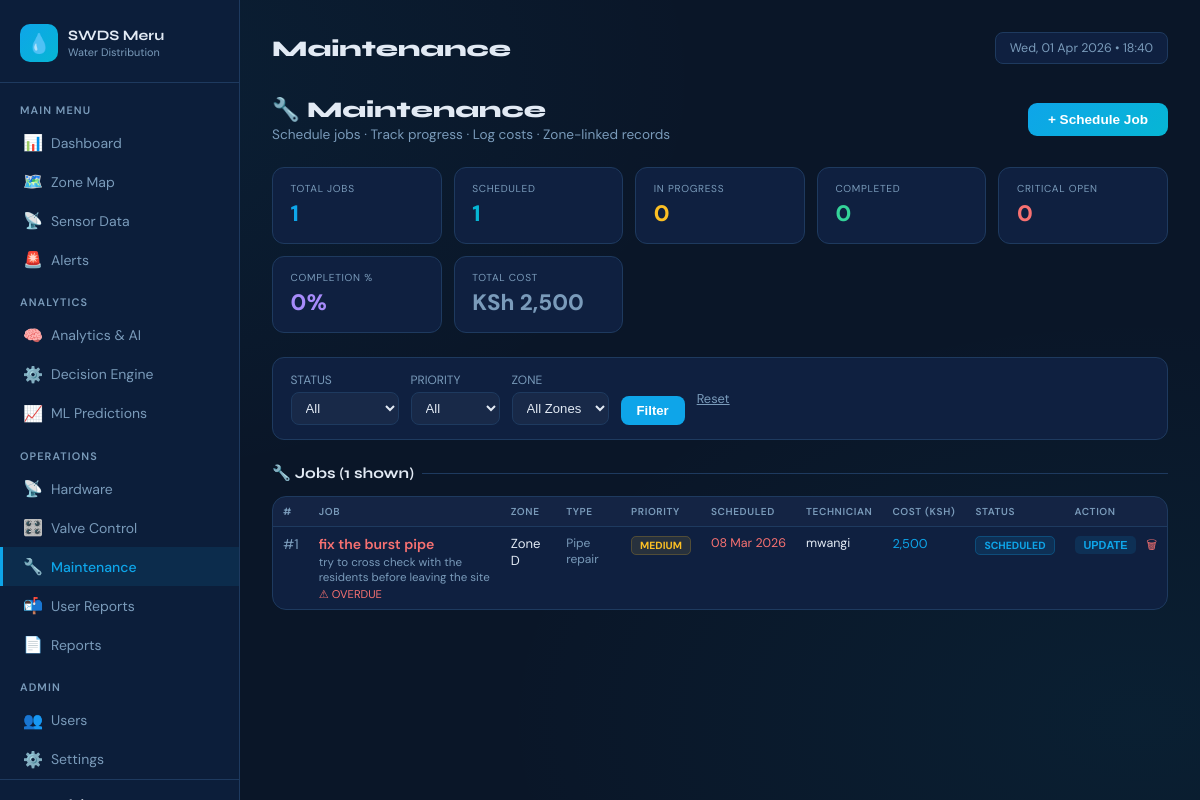
The page /maintenance.php (signed in) on the database its author committed.
### tables this page shows
CREATE TABLE `maintenance_logs` (
  `id` int(11) NOT NULL AUTO_INCREMENT,
  `zone_id` int(11) DEFAULT NULL,
  `device_id` int(11) DEFAULT NULL,
  `title` varchar(150) NOT NULL,
  `description` text DEFAULT NULL,
  `status` enum('scheduled','in_progress','completed') DEFAULT 'scheduled',
  `priority` enum('low','medium','high','critical') DEFAULT 'medium',
  `scheduled_date` date DEFAULT NULL,
  `completed_date` date DEFAULT NULL,
  `technician` varchar(100) DEFAULT NULL,
  `cost_kes` decimal(10,2) DEFAULT 0.00,
  `created_at` timestamp NOT NULL DEFAULT current_timestamp(),
  `job_type` enum('pipe_repair','valve_replacement','sensor_calibration','filter_change','pump_service','tank_cleaning','meter_replacement','leak_repair','routine_check','other') DEFAULT 'routine_check',
  `technician_name` varchar(100) DEFAULT NULL,
  `cost_ksh` decimal(10,2) DEFAULT 0.00,
  `notes` text DEFAULT NULL,
  `created_by` int(11) DEFAULT NULL,
  PRIMARY KEY (`id`),
  KEY `zone_id` (`zone_id`),
  KEY `device_id` (`device_id`),
  CONSTRAINT `maintenance_logs_ibfk_1` FOREIGN KEY (`zone_id`) REFERENCES `water_zones` (`id`) ON DELETE SET NULL,
  CONSTRAINT `maintenance_logs_ibfk_2` FOREIGN KEY (`device_id`) REFERENCES `hardware_devices` (`id`) ON DELETE SET NULL
);

CREATE TABLE `water_zones` (
  `id` int(11) NOT NULL AUTO_INCREMENT,
  `zone_name` varchar(100) NOT NULL,
  `location` varchar(150) DEFAULT NULL,
  `latitude` decimal(10,7) DEFAULT NULL,
  `longitude` decimal(10,7) DEFAULT NULL,
  `pipe_length_m` float DEFAULT NULL,
  `population` int(11) DEFAULT 0,
  `status` enum('active','inactive','maintenance') DEFAULT 'active',
  `valve_status` enum('OPEN','CLOSED') DEFAULT 'OPEN',
  `created_at` timestamp NOT NULL DEFAULT current_timestamp(),
  PRIMARY KEY (`id`)
);

### maintenance.php (the view, shortened to what this page needs)
<?php
require_once __DIR__ . '/db.php';
$user_role  = $_SESSION['user_role'];
$pdo->exec("CREATE TABLE IF NOT EXISTS maintenance_logs (
    id              INT AUTO_INCREMENT PRIMARY KEY,
    zone_id         INT DEFAULT NULL,
    device_id       INT DEFAULT NULL,
    job_type        ENUM('pipe_repair','valve_replacement','sensor_calibration',
                         'filter_change','pump_service','tank_cleaning',
                         'meter_replacement','leak_repair','routine_check','other') DEFAULT 'routine_check',
    title           VARCHAR(200) NOT NULL,
    description     TEXT,
    status          ENUM('scheduled','in_progress','completed','cancelled') DEFAULT 'scheduled',
    priority        ENUM('low','medium','high','critical') DEFAULT 'medium',
    scheduled_date  DATE,
    completed_date  DATE,
    technician_name VARCHAR(100),
    cost_ksh        DECIMAL(10,2) DEFAULT 0,
    notes           TEXT,
    created_by      INT,
    created_at      TIMESTAMP DEFAULT CURRENT_TIMESTAMP,
    INDEX idx_status (status),
    INDEX idx_zone   (zone_id),
    INDEX idx_date   (scheduled_date),
    FOREIGN KEY (zone_id) REFERENCES water_zones(id) ON DELETE SET NULL
)");
try { $pdo->exec("ALTER TABLE maintenance_logs ADD COLUMN priority ENUM('low','medium','high','critical') DEFAULT 'medium'"); } catch(\PDOException $e) {}
try { $pdo->exec("ALTER TABLE maintenance_logs ADD COLUMN job_type ENUM('pipe_repair','valve_replacement','sensor_calibration','filter_change','pump_service','tank_cleaning','meter_replacement','leak_repair','routine_check','other') DEFAULT 'routine_check'"); } catch(\PDOException $e) {}
try { $pdo->exec("ALTER TABLE maintenance_logs ADD COLUMN technician_name VARCHAR(100)"); } catch(\PDOException $e) {}
try { $pdo->exec("ALTER TABLE maintenance_logs ADD COLUMN cost_ksh DECIMAL(10,2) DEFAULT 0"); } catch(\PDOException $e) {}
try { $pdo->exec("ALTER TABLE maintenance_logs ADD COLUMN completed_date DATE"); } catch(\PDOException $e) {}
try { $pdo->exec("ALTER TABLE maintenance_logs ADD COLUMN notes TEXT"); } catch(\PDOException $e) {}
try { $pdo->exec("ALTER TABLE maintenance_logs ADD COLUMN created_by INT"); } catch(\PDOException $e) {}
try { $pdo->exec("ALTER TABLE maintenance_logs ADD COLUMN device_id INT DEFAULT NULL"); } catch(\PDOException $e) {}
$where = '1=1'; $params = [];
$jobs = $pdo->prepare("
    SELECT ml.*, wz.zone_name
    FROM maintenance_logs ml
    LEFT JOIN water_zones wz ON wz.id=ml.zone_id
    WHERE $where
    ORDER BY
        CASE ml.priority WHEN 'critical' THEN 1 WHEN 'high' THEN 2 WHEN 'medium' THEN 3 ELSE 4 END,
        ml.scheduled_date ASC
    LIMIT 200
");
$jobs->execute($params);
$jobs = $jobs->fetchAll();
$stats = $pdo->query("SELECT
    COUNT(*) total,
    SUM(status='scheduled')  scheduled,
    SUM(status='in_progress') in_progress,
    SUM(status='completed')  completed,
    SUM(priority='critical' AND status NOT IN ('completed','cancelled')) critical_open,
    SUM(status='completed') / NULLIF(COUNT(*),0) * 100 completion_rate,
    SUM(cost_ksh) total_cost
FROM maintenance_logs")->fetch();
require_once __DIR__ . '/sidebar.php';
?>
<div style="display:flex;justify-content:space-between;align-items:center;margin-bottom:1.5rem;flex-wrap:wrap;gap:1rem">
  <div>
    <h1 style="font-family:'Syne',sans-serif;font-size:1.4rem;font-weight:800">🔧 Maintenance</h1>
    <p style="color:var(--muted);font-size:.85rem;margin-top:3px">Schedule jobs · Track progress · Log costs · Zone-linked records</p>
  </div>
  <button class="add-btn" onclick="document.getElementById('addModal').classList.add('open')">+ Schedule Job</button>
</div>
<div class="kpi">
<?php $kc=[
  ['Total Jobs',$stats['total']??0,'#0ea5e9'],
  ['Scheduled',$stats['scheduled']??0,'#06b6d4'],
  ['In Progress',$stats['in_progress']??0,'#fbbf24'],
  ['Completed',$stats['completed']??0,'#34d399'],
  ['Critical Open',$stats['critical_open']??0,'#f87171'],
  ['Completion %',round($stats['completion_rate']??0,1).'%','#a78bfa'],
  ['Total Cost','KSh '.number_format($stats['total_cost']??0,0),'#7a9bba'],
];
foreach($kc as[$l,$v,$c]):?>
<div class="kpi-c"><div class="kpi-lbl"><?=$l?></div><div class="kpi-val" style="color:<?=$c?>;font-size:<?=is_numeric(str_replace(['%','KSh ',','],'',$v))?'1.4':'1.05'?>rem"><?=$v?></div></div>
<?php endforeach;?>
</div>
<form method="get">
<div class="filter-bar">
  <div><label>Status</label>
    <select name="status">
      <option value="">All</option>
    </select></div>
  <div><label>Priority</label>
    <select name="priority">
      <option value="">All</option>
    </select></div>
  <div><label>Zone</label>
    <select name="zone_id">
      <option value="">All Zones</option>
    </select></div>
  <button type="submit" style="padding:7px 16px;background:var(--blue);border:none;border-radius:8px;color:#fff;font-size:.82rem;font-weight:600;cursor:pointer">Filter</button>
  <a href="maintenance.php" style="color:var(--muted);font-size:.8rem;align-self:center">Reset</a>
</div>
</form>
<div class="sec">🔧 Jobs (<?=count($jobs)?> shown)</div>
<div style="background:var(--card);border:1px solid var(--border);border-radius:14px;overflow:hidden;margin-bottom:2rem">
<div style="overflow-x:auto">
<table class="tbl">
  <thead><tr>
    <th>#</th><th>Job</th><th>Zone</th><th>Type</th><th>Priority</th>
    <th>Scheduled</th><th>Technician</th><th>Cost (KSh)</th><th>Status</th><th>Action</th>
  </tr></thead>
  <tbody>
  <?php foreach($jobs as $j):
    $sc_map=['scheduled'=>'p-sched','in_progress'=>'p-inprog','completed'=>'p-done','cancelled'=>'p-cancel'];
    $pr_map=['critical'=>'pr-crit','high'=>'pr-high','medium'=>'pr-med','low'=>'pr-low'];
    $overdue = $j['status']==='scheduled' && $j['scheduled_date'] < date('Y-m-d');
  ?>
  <tr>
    <td style="color:var(--muted)">#<?=$j['id']?></td>
    <td>
      <div style="font-weight:600;<?=$overdue?'color:var(--red)':''?>"><?=htmlspecialchars($j['title'])?></div>
      <?php if($j['description']):?><div style="font-size:.72rem;color:var(--muted);margin-top:2px"><?=htmlspecialchars(mb_strimwidth($j['description'],0,70,'…'))?></div><?php endif;?>
      <?php if($overdue):?><div style="font-size:.7rem;color:var(--red);margin-top:2px">⚠ OVERDUE</div><?php endif;?>
    </td>
    <td style="font-size:.82rem"><?=htmlspecialchars($j['zone_name']??'—')?></td>
    <td style="font-size:.75rem;color:var(--muted)"><?=htmlspecialchars(str_replace('_',' ',ucfirst($j['job_type'])))?></td>
    <td><span class="pil <?=$pr_map[$j['priority']]??'pr-med'?>"><?=strtoupper($j['priority'])?></span></td>
    <td style="font-size:.78rem;white-space:nowrap;color:<?=$overdue?'var(--red)':'var(--muted)'?>"><?=date('d M Y',strtotime($j['scheduled_date']))?></td>
    <td style="font-size:.78rem"><?=htmlspecialchars($j['technician_name']??'—')?></td>
    <td style="font-size:.8rem;color:var(--blue)"><?=$j['cost_ksh']>0?number_format($j['cost_ksh'],0):'—'?></td>
    <td><span class="pil <?=$sc_map[$j['status']]??'p-sched'?>"><?=strtoupper(str_replace('_',' ',$j['status']))?></span></td>
    <td style="white-space:nowrap">
      <button class="pil p-sched" style="cursor:pointer;border:none;font-size:.68rem;padding:3px 9px"
              onclick="openUpdate(<?=$j['id']?>,'<?=$j['status']?>','<?=htmlspecialchars(addslashes($j['notes']??''))?>',<?=$j['cost_ksh']?>)">
        Update
      </button>
      <?php if($user_role==='admin'):?>
      <a href="?delete=<?=$j['id']?>" onclick="return confirm('Delete this job?')"
         style="color:var(--red);font-size:.75rem;text-decoration:none;margin-left:6px">🗑</a>
      <?php endif;?>
    </td>
  </tr>
  <?php endforeach;?>
  </tbody>
</table>
</div>
</div>
</main></body></html>

### sidebar.php (style rules this page uses)
*, *::before, *::after { box-sizing: border-box; margin: 0; padding: 0; }
:root { --blue: #0ea5e9; --teal: #06b6d4; --green: #34d399; --yellow: #fbbf24; --red: #f87171; --purple: #a78bfa; --dark: #0a1628; --sidebar: #0c1e3a; --card: #0f2040; --border: #1e3a5f; --text: #e2eaf4; --muted: #7a9bba; }
body { font-family: 'DM Sans', sans-serif; background: var(--dark); color: var(--text); min-height: 100vh; display: flex; background-image: radial-gradient(ellipse at 5% 10%, rgba(14,165,233,0.07) 0%, transparent 40%), radial-gradient(ellipse at 95% 90%, rgba(6,182,212,0.06) 0%, transparent 40%); }
table { width:100%; border-collapse:collapse; }
thead th { padding:10px 1.25rem; text-align:left; font-size:0.72rem; font-weight:600; text-transform:uppercase; letter-spacing:0.06em; color:var(--muted); border-bottom:1px solid var(--border); }
tbody td { padding:11px 1.25rem; font-size:0.88rem; border-bottom:1px solid rgba(30,58,95,0.5); }
tbody tr:last-child td { border-bottom:none; }

### maintenance.php (style rules this page uses)
.kpi { display:grid;grid-template-columns:repeat(auto-fill,minmax(150px,1fr));gap:.75rem;margin-bottom:1.5rem }
.kpi-c { background:var(--card);border:1px solid var(--border);border-radius:12px;padding:.9rem 1.1rem }
.kpi-lbl { font-size:.63rem;color:var(--muted);text-transform:uppercase;letter-spacing:.07em;margin-bottom:4px }
.kpi-val { font-size:1.5rem;font-weight:800 }
.filter-bar { background:var(--card);border:1px solid var(--border);border-radius:12px;padding:.9rem 1.1rem;margin-bottom:1.25rem;display:flex;flex-wrap:wrap;gap:.75rem;align-items:flex-end }
.filter-bar select { background:rgba(255,255,255,.04);border:1px solid var(--border);border-radius:8px;color:var(--text);padding:7px 10px;font-size:.82rem }
.tbl { width:100%;border-collapse:collapse;font-size:.8rem }
.tbl th { padding:8px 10px;text-align:left;color:var(--muted);font-size:.63rem;text-transform:uppercase;background:rgba(255,255,255,.02);white-space:nowrap }
.tbl td { padding:8px 10px;border-top:1px solid rgba(30,58,95,.4);vertical-align:top }
.pil { padding:2px 8px;border-radius:5px;font-size:.65rem;font-weight:700;text-transform:uppercase }
.p-sched { background:rgba(14,165,233,.12);color:#0ea5e9;border:1px solid rgba(14,165,233,.25) }
.pr-med { background:rgba(251,191,36,.1);color:#fbbf24;border:1px solid rgba(251,191,36,.2) }
.sec { font-family:'Syne',sans-serif;font-size:.95rem;font-weight:700;margin:1.5rem 0 .85rem;display:flex;align-items:center;gap:8px }
.sec::after { content:'';flex:1;height:1px;background:var(--border) }
.add-btn { padding:9px 20px;background:linear-gradient(135deg,var(--blue),var(--teal));border:none;border-radius:9px;color:#fff;font-size:.85rem;font-weight:700;cursor:pointer }
label { font-size:.75rem;color:var(--muted);display:block;margin-bottom:4px;text-transform:uppercase }

### rows shown on the page
maintenance_logs: id "1", title "fix the burst pipe", description "try to cross check with the residents before leaving the site", shows "⚠ OVERDUE", zone.zone_name "Zone D", job_type "Pipe repair", priority "MEDIUM", scheduled_date "08 Mar 2026", technician_name "mwangi", cost_ksh "2,500", status "SCHEDULED"

### other values the page prints
$page_title "Maintenance"
$l "TOTAL JOBS"
$v "1"
$l "SCHEDULED"
$l "IN PROGRESS"
$v "0"
$l "COMPLETED"
$l "CRITICAL OPEN"
$l "COMPLETION %"
$v "0%"
$l "TOTAL COST"
$v "KSh 2,500"
count($jobs) "1"
